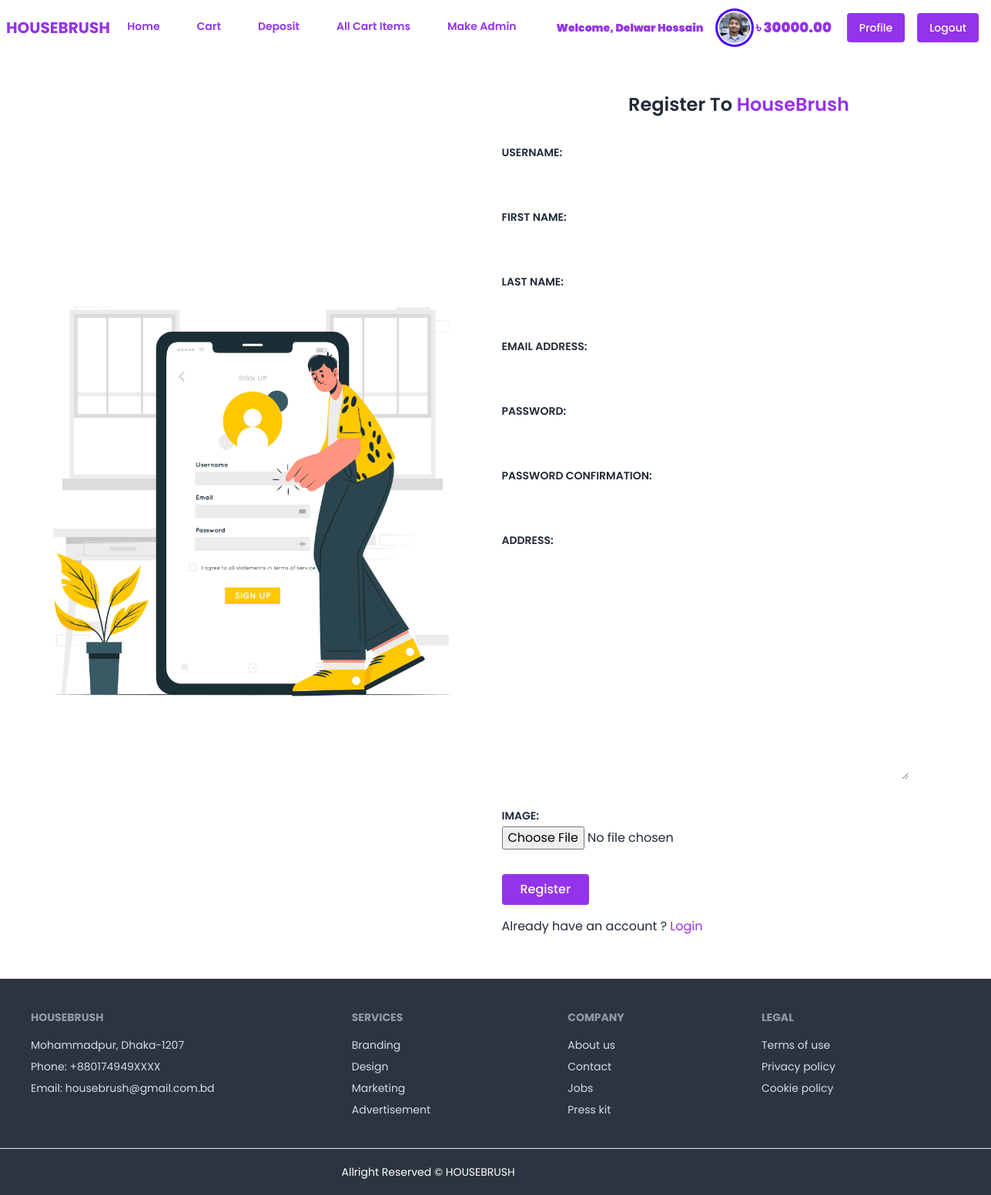
Screenshot of /accounts/register/ (signed in) with the database file from the repository.
### account/models.py (models this page shows, shortened)
class UserAccount(AbstractUser):
    address = models.TextField()
    balance = models.DecimalField( max_digits=12, decimal_places=2, default=0, null=True, blank=True)
    image = models.ImageField(upload_to='account/images/')

### account/views.py (the view, shortened to what this page needs)
# urls.py: path('register/', UserRegistrationView.as_view(), name='register'),
class UserRegistrationView(FormView):
    template_name = 'account/form.html'
    form_class = UserRegistrationForm
    success_url = reverse_lazy('home')
    def get_context_data(self, **kwargs):
        context = super().get_context_data(**kwargs)
        context["title"] = 'Register'
        return context

### account/forms.py
class UserRegistrationForm(UserCreationForm):
    class Meta:
        model = UserAccount
        fields = ['username', 'first_name', 'last_name', 'email', 'password1', 'password2', 'address', 'image']

### account/templates/account/form.html (shortened to what this page needs)
{% extends "base.html" %}
{% load static %}
{% load crispy_forms_tags %}
{% block content %}
<div class="flex justify-center items-center gap-4 p-4">
    <div class="w-1/2">
        {% if 'register' in request.path %}
            <img src="{% static "images/register.jpg" %}" alt="photo">
        {% elif 'login' in request.path %}
            <img src="{% static "images/login.jpg" %}" alt="photo">
        {% else %}
            <img src="{% static "images/update_pro.jpg" %}" alt="photo">
        {% endif %}
    </div>
    <div class="w-1/2">
        <h2 class="text-center text-2xl font-semibold my-8">{{title}} To <a class="text-purple-600 font-semibold text-uppercase" href="{% url "home" %}">HouseBrush</a></h2>
        <form method="post" enctype="multipart/form-data" novalidate>
            {% for field in form %}
                <p class="text-sm font-semibold uppercase py-1">{{field.label_tag}}</p>
                <p class="w-full focus:border-1 focus:outline">{{field}}</p>
                <p class="text-red-500 my-2 py-2">{{field.errors|striptags}}</p>
            {% endfor %}
            <input class="inline-block font-medium text-base px-6 py-3 leading-none bg-purple-600 rounded text-white border-white hover:border-transparent hover:text-dark hover:bg-red-600 cursor-pointer" type="submit" value="{{title}}">
            {% if 'login' in request.path %}
            <p class="mt-4">New to HouseBrush ? <a class="text-purple-600" href="{% url "account:register" %}">Register</a></p>
            {% elif 'register' in request.path %}
            <p class="mt-4">Already have an account ? <a class="text-purple-600" href="{% url "account:login" %}">Login</a></p>
            {% endif %}
        </form>
    </div>
</div>
{% endblock content %}

### core/templates/navbar.html (shortened to what this page needs)
<div class="navbar bg-base-100">
  <div class="navbar-start">
    <a href="{% url "home" %}" class="text-purple-600 text-xl uppercase font-bold">HouseBrush</a>
  </div>
  <div class="navbar-center hidden lg:flex">
    <ul class="menu menu-horizontal px-1">
      <li>
          <a href="{% url "home" %}" class="block font-semibold mt-4 lg:inline-block lg:mt-0 text-purple-600 hover:text-red-600 hover:font-black mr-4">Home</a>
        </li>
        <li>
          <a href="{% url "cart" %}" class="block font-semibold mt-4 lg:inline-block lg:mt-0 text-purple-600 hover:text-red-600 hover:font-black mr-4">
            Cart
          </a>
        </li>
        <li>
          <a href="{% url 'account:deposit' %}" class="block font-semibold mt-4 lg:inline-block lg:mt-0 text-purple-600 hover:text-red-600 hover:font-black mr-4">Deposit</a>
        </li>
        {% if request.user.is_staff == True %}
        <li>
          <a href="{% url "cart_items" %}" class="block font-semibold mt-4 lg:inline-block lg:mt-0 text-purple-600 hover:text-red-600 hover:font-black mr-4">All Cart Items</a>
        </li>
        <li>
          <a href="{% url 'account:make_admin' %}" class="block font-semibold mt-4 lg:inline-block lg:mt-0 text-purple-600 hover:text-red-600 hover:font-black mr-4">Make Admin</a>
        </li>
        {% endif %}
        {% if request.user.is_authenticated %}
          <div class="flex justify-content-between items-center">
            <div class="text-purple-600 my-auto  font-black px-5">
              Welcome, {{ request.user.first_name }} {{ request.user.last_name }}
            </div>
          <div class="avatar">
              <div class="w-10 rounded-full ring ring-primary ring-offset-base-100 ring-offset-2">
                {% if request.user.image and request.user.image.url %}
                    <img src="{{ request.user.image.url }}" />
                    {% endif %}
              </div>
            </div>
            <h2 class="text-lg text-purple-600 my-auto  font-black px-2">৳ {{request.user.balance}}</h2>
        </div>
        {% endif %}
    </ul>
  </div>
  <div class="navbar-end">
    {% if request.user.is_authenticated %}
    <a href="{% url "account:profile" request.user.id %}" class="mx-2 inline-block font-medium text-sm px-4 py-3 leading-none bg-purple-600 rounded text-white border-white hover:border-transparent hover:text-dark hover:bg-red-600 mt-4 lg:mt-0">Profile</a>
    <a href="{% url "account:logout" %}" class="mx-2 inline-block font-medium text-sm px-4 py-3 leading-none bg-purple-600 rounded text-white border-white hover:border-transparent hover:text-dark hover:bg-red-600 mt-4 lg:mt-0">Logout</a>
    {% endif %}
  </div>
</div>

### rows the page displays
UserAccount: user.first_name "Delwar", user.last_name "Hossain", user.image (picture), user.balance "30000.00"

### other values shown
{{ title }} "Register"
{{ field.label_tag }} "USERNAME:" "FIRST NAME:" "LAST NAME:" "EMAIL ADDRESS:" "PASSWORD:" "PASSWORD CONFIRMATION:" "ADDRESS:" "IMAGE:"
